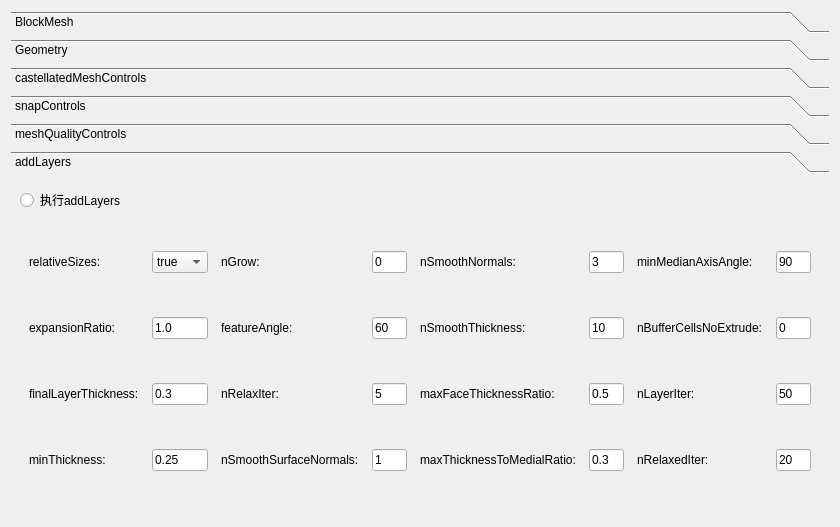
<?xml version="1.0" encoding="UTF-8"?>
<ui version="4.0">
 <class>Dialog</class>
 <widget class="QDialog" name="Dialog">
  <property name="geometry">
   <rect>
    <x>0</x>
    <y>0</y>
    <width>840</width>
    <height>527</height>
   </rect>
  </property>
  <property name="windowTitle">
   <string>Mesh_generation</string>
  </property>
  <layout class="QHBoxLayout" name="horizontalLayout">
   <item>
    <widget class="QToolBox" name="toolBox">
     <property name="currentIndex">
      <number>5</number>
     </property>
     <widget class="QWidget" name="page_2">
      <property name="geometry">
       <rect>
        <x>0</x>
        <y>0</y>
        <width>818</width>
        <height>325</height>
       </rect>
      </property>
      <attribute name="label">
       <string>BlockMesh</string>
      </attribute>
      <layout class="QVBoxLayout" name="verticalLayout_2">
       <item>
        <widget class="QToolBox" name="toolBox_2">
         <property name="currentIndex">
          <number>0</number>
         </property>
         <widget class="QWidget" name="page_5">
          <property name="geometry">
           <rect>
            <x>0</x>
            <y>0</y>
            <width>796</width>
            <height>243</height>
           </rect>
          </property>
          <attribute name="label">
           <string>顶点坐标</string>
          </attribute>
          <layout class="QVBoxLayout" name="verticalLayout_3">
           <item>
            <layout class="QGridLayout" name="gridLayout">
             <property name="verticalSpacing">
              <number>30</number>
             </property>
             <item row="3" column="1">
              <widget class="QLineEdit" name="lineEdit_5">
               <property name="text">
                <string>( 581321  4.78624e+06   930)</string>
               </property>
              </widget>
             </item>
             <item row="0" column="1">
              <widget class="QLineEdit" name="lineEdit">
               <property name="text">
                <string>( 581321  4.78537e+06   930)</string>
               </property>
              </widget>
             </item>
             <item row="3" column="3">
              <widget class="QLineEdit" name="lineEdit_6">
               <property name="text">
                <string>( 581321  4.78624e+06   1500)</string>
               </property>
              </widget>
             </item>
             <item row="0" column="0">
              <widget class="QLabel" name="label">
               <property name="text">
                <string>顶点1：</string>
               </property>
              </widget>
             </item>
             <item row="1" column="0">
              <widget class="QLabel" name="label_2">
               <property name="text">
                <string>顶点2：</string>
               </property>
              </widget>
             </item>
             <item row="2" column="0">
              <widget class="QLabel" name="label_3">
               <property name="text">
                <string>顶点3：</string>
               </property>
              </widget>
             </item>
             <item row="3" column="0">
              <widget class="QLabel" name="label_4">
               <property name="text">
                <string>顶点4：</string>
               </property>
              </widget>
             </item>
             <item row="1" column="1">
              <widget class="QLineEdit" name="lineEdit_2">
               <property name="text">
                <string>( 582290  4.78537e+06   930)</string>
               </property>
              </widget>
             </item>
             <item row="2" column="1">
              <widget class="QLineEdit" name="lineEdit_3">
               <property name="text">
                <string>( 582290  4.78624e+06   930)</string>
               </property>
              </widget>
             </item>
             <item row="0" column="2">
              <widget class="QLabel" name="label_5">
               <property name="text">
                <string>顶点5：</string>
               </property>
              </widget>
             </item>
             <item row="1" column="2">
              <widget class="QLabel" name="label_6">
               <property name="text">
                <string>顶点6：</string>
               </property>
              </widget>
             </item>
             <item row="2" column="2">
              <widget class="QLabel" name="label_7">
               <property name="text">
                <string>顶点7：</string>
               </property>
              </widget>
             </item>
             <item row="3" column="2">
              <widget class="QLabel" name="label_8">
               <property name="text">
                <string>顶点8：</string>
               </property>
              </widget>
             </item>
             <item row="0" column="3">
              <widget class="QLineEdit" name="lineEdit_4">
               <property name="text">
                <string>( 581321  4.78537e+06   1500)</string>
               </property>
              </widget>
             </item>
             <item row="1" column="3">
              <widget class="QLineEdit" name="lineEdit_7">
               <property name="text">
                <string>( 582290  4.78537e+06   1500)</string>
               </property>
              </widget>
             </item>
             <item row="2" column="3">
              <widget class="QLineEdit" name="lineEdit_8">
               <property name="text">
                <string>( 582290  4.78624e+06   1500)</string>
               </property>
              </widget>
             </item>
            </layout>
           </item>
          </layout>
         </widget>
         <widget class="QWidget" name="widget">
          <property name="geometry">
           <rect>
            <x>0</x>
            <y>0</y>
            <width>796</width>
            <height>243</height>
           </rect>
          </property>
          <attribute name="label">
           <string>网格数</string>
          </attribute>
          <layout class="QHBoxLayout" name="horizontalLayout_5">
           <property name="spacing">
            <number>50</number>
           </property>
           <property name="leftMargin">
            <number>50</number>
           </property>
           <property name="rightMargin">
            <number>50</number>
           </property>
           <item alignment="Qt::AlignTop">
            <widget class="QLabel" name="label_9">
             <property name="text">
              <string>x方向：</string>
             </property>
            </widget>
           </item>
           <item>
            <widget class="QLineEdit" name="lineEdit_9">
             <property name="text">
              <string>30</string>
             </property>
            </widget>
           </item>
           <item>
            <widget class="QLabel" name="label_10">
             <property name="text">
              <string>y方向：</string>
             </property>
            </widget>
           </item>
           <item>
            <widget class="QLineEdit" name="lineEdit_10">
             <property name="text">
              <string>30</string>
             </property>
            </widget>
           </item>
           <item>
            <widget class="QLabel" name="label_11">
             <property name="text">
              <string>z方向：</string>
             </property>
            </widget>
           </item>
           <item>
            <widget class="QLineEdit" name="lineEdit_11">
             <property name="text">
              <string>20</string>
             </property>
            </widget>
           </item>
          </layout>
         </widget>
        </widget>
       </item>
      </layout>
     </widget>
     <widget class="QWidget" name="page">
      <property name="geometry">
       <rect>
        <x>0</x>
        <y>0</y>
        <width>818</width>
        <height>325</height>
       </rect>
      </property>
      <attribute name="label">
       <string>Geometry</string>
      </attribute>
      <layout class="QHBoxLayout" name="horizontalLayout_2">
       <item>
        <widget class="QGroupBox" name="groupBox">
         <property name="title">
          <string>导入模型文件</string>
         </property>
         <layout class="QHBoxLayout" name="horizontalLayout_3">
          <item>
           <widget class="QWidget" name="widget" native="true">
            <layout class="QHBoxLayout" name="horizontalLayout_4">
             <item>
              <widget class="QTableWidget" name="tableWidget">
               <property name="sizePolicy">
                <sizepolicy hsizetype="Expanding" vsizetype="Expanding">
                 <horstretch>6</horstretch>
                 <verstretch>0</verstretch>
                </sizepolicy>
               </property>
              </widget>
             </item>
             <item>
              <widget class="QWidget" name="widget_2" native="true">
               <property name="sizePolicy">
                <sizepolicy hsizetype="Preferred" vsizetype="Preferred">
                 <horstretch>1</horstretch>
                 <verstretch>0</verstretch>
                </sizepolicy>
               </property>
               <layout class="QVBoxLayout" name="verticalLayout">
                <item>
                 <widget class="QPushButton" name="pushButton">
                  <property name="text">
                   <string>导入</string>
                  </property>
                 </widget>
                </item>
                <item>
                 <widget class="QPushButton" name="pushButton_2">
                  <property name="text">
                   <string>删除</string>
                  </property>
                 </widget>
                </item>
                <item>
                 <widget class="QPushButton" name="pushButton_3">
                  <property name="text">
                   <string>清空</string>
                  </property>
                 </widget>
                </item>
               </layout>
              </widget>
             </item>
            </layout>
           </widget>
          </item>
         </layout>
        </widget>
       </item>
      </layout>
     </widget>
     <widget class="QWidget" name="page_4">
      <property name="geometry">
       <rect>
        <x>0</x>
        <y>0</y>
        <width>818</width>
        <height>325</height>
       </rect>
      </property>
      <attribute name="label">
       <string>castellatedMeshControls</string>
      </attribute>
      <layout class="QVBoxLayout" name="verticalLayout_4">
       <item>
        <widget class="QToolBox" name="toolBox_3">
         <property name="currentIndex">
          <number>1</number>
         </property>
         <widget class="QWidget" name="page_8">
          <property name="geometry">
           <rect>
            <x>0</x>
            <y>0</y>
            <width>566</width>
            <height>311</height>
           </rect>
          </property>
          <attribute name="label">
           <string>基础设置</string>
          </attribute>
          <layout class="QVBoxLayout" name="verticalLayout_6">
           <item>
            <layout class="QHBoxLayout" name="horizontalLayout_6">
             <property name="spacing">
              <number>30</number>
             </property>
             <item>
              <widget class="QLabel" name="label_18">
               <property name="text">
                <string>locationInMesh:</string>
               </property>
              </widget>
             </item>
             <item>
              <widget class="QLineEdit" name="lineEdit_18">
               <property name="text">
                <string>(581770 4.78580e+06 1050)</string>
               </property>
              </widget>
             </item>
             <item>
              <widget class="QLabel" name="label_19">
               <property name="text">
                <string>allowFreeStandingZoneFaces:</string>
               </property>
              </widget>
             </item>
             <item>
              <widget class="QComboBox" name="comboBox">
               <item>
                <property name="text">
                 <string>true</string>
                </property>
               </item>
               <item>
                <property name="text">
                 <string>false</string>
                </property>
               </item>
              </widget>
             </item>
            </layout>
           </item>
           <item>
            <widget class="QGroupBox" name="groupBox_2">
             <property name="title">
              <string>refinementSurfaces</string>
             </property>
             <layout class="QHBoxLayout" name="horizontalLayout_9">
              <item>
               <widget class="QTableWidget" name="tableWidget_2"/>
              </item>
             </layout>
            </widget>
           </item>
           <item>
            <widget class="QGroupBox" name="groupBox_3">
             <property name="title">
              <string>refinementRegions</string>
             </property>
             <layout class="QVBoxLayout" name="verticalLayout_10">
              <item>
               <widget class="QTableWidget" name="tableWidget_3"/>
              </item>
             </layout>
            </widget>
           </item>
          </layout>
         </widget>
         <widget class="QWidget" name="page_6">
          <property name="geometry">
           <rect>
            <x>0</x>
            <y>0</y>
            <width>796</width>
            <height>243</height>
           </rect>
          </property>
          <attribute name="label">
           <string>高级设置</string>
          </attribute>
          <layout class="QVBoxLayout" name="verticalLayout_5">
           <item>
            <layout class="QGridLayout" name="gridLayout_2">
             <property name="verticalSpacing">
              <number>30</number>
             </property>
             <item row="0" column="5">
              <widget class="QLineEdit" name="lineEdit_14">
               <property name="text">
                <string>0</string>
               </property>
              </widget>
             </item>
             <item row="0" column="0">
              <widget class="QLabel" name="label_12">
               <property name="text">
                <string>maxLocalCells：</string>
               </property>
              </widget>
             </item>
             <item row="0" column="3">
              <widget class="QLineEdit" name="lineEdit_13">
               <property name="text">
                <string>2000000</string>
               </property>
              </widget>
             </item>
             <item row="0" column="2">
              <widget class="QLabel" name="label_13">
               <property name="text">
                <string>maxGlobalCells:</string>
               </property>
              </widget>
             </item>
             <item row="0" column="1">
              <widget class="QLineEdit" name="lineEdit_12">
               <property name="text">
                <string>100000</string>
               </property>
              </widget>
             </item>
             <item row="0" column="4">
              <widget class="QLabel" name="label_14">
               <property name="text">
                <string>minRefinementCells:</string>
               </property>
              </widget>
             </item>
             <item row="1" column="0">
              <widget class="QLabel" name="label_15">
               <property name="text">
                <string>maxLoadUnbalance:</string>
               </property>
              </widget>
             </item>
             <item row="1" column="1">
              <widget class="QLineEdit" name="lineEdit_15">
               <property name="text">
                <string>0.10</string>
               </property>
              </widget>
             </item>
             <item row="1" column="2">
              <widget class="QLabel" name="label_16">
               <property name="text">
                <string>nCellsBetweenLevels:</string>
               </property>
              </widget>
             </item>
             <item row="1" column="3">
              <widget class="QLineEdit" name="lineEdit_16">
               <property name="text">
                <string>1</string>
               </property>
              </widget>
             </item>
             <item row="1" column="4">
              <widget class="QLabel" name="label_17">
               <property name="text">
                <string>resolveFeatureAngle:</string>
               </property>
              </widget>
             </item>
             <item row="1" column="5">
              <widget class="QLineEdit" name="lineEdit_17">
               <property name="text">
                <string>30</string>
               </property>
              </widget>
             </item>
            </layout>
           </item>
          </layout>
         </widget>
        </widget>
       </item>
      </layout>
     </widget>
     <widget class="QWidget" name="page_3">
      <property name="geometry">
       <rect>
        <x>0</x>
        <y>0</y>
        <width>818</width>
        <height>325</height>
       </rect>
      </property>
      <attribute name="label">
       <string>snapControls</string>
      </attribute>
      <layout class="QVBoxLayout" name="verticalLayout_7">
       <item>
        <layout class="QHBoxLayout" name="horizontalLayout_7" stretch="0,0,0,0,0,0,0,0">
         <property name="bottomMargin">
          <number>250</number>
         </property>
         <item>
          <widget class="QLabel" name="label_20">
           <property name="text">
            <string>nSmoothPatch:</string>
           </property>
          </widget>
         </item>
         <item>
          <widget class="QLineEdit" name="lineEdit_19">
           <property name="text">
            <string>3</string>
           </property>
          </widget>
         </item>
         <item>
          <widget class="QLabel" name="label_21">
           <property name="text">
            <string>tolerance:</string>
           </property>
          </widget>
         </item>
         <item>
          <widget class="QLineEdit" name="lineEdit_20">
           <property name="text">
            <string> 4.0</string>
           </property>
          </widget>
         </item>
         <item>
          <widget class="QLabel" name="label_22">
           <property name="text">
            <string>nSolveIter:</string>
           </property>
          </widget>
         </item>
         <item>
          <widget class="QLineEdit" name="lineEdit_21">
           <property name="text">
            <string>30</string>
           </property>
          </widget>
         </item>
         <item>
          <widget class="QLabel" name="label_23">
           <property name="text">
            <string>nRelaxIter:</string>
           </property>
          </widget>
         </item>
         <item>
          <widget class="QLineEdit" name="lineEdit_22">
           <property name="text">
            <string>5</string>
           </property>
          </widget>
         </item>
        </layout>
       </item>
      </layout>
     </widget>
     <widget class="QWidget" name="page_9">
      <property name="geometry">
       <rect>
        <x>0</x>
        <y>0</y>
        <width>818</width>
        <height>325</height>
       </rect>
      </property>
      <attribute name="label">
       <string>meshQualityControls</string>
      </attribute>
      <layout class="QVBoxLayout" name="verticalLayout_8">
       <item>
        <layout class="QGridLayout" name="gridLayout_3">
         <property name="verticalSpacing">
          <number>30</number>
         </property>
         <item row="2" column="2">
          <widget class="QLabel" name="label_31">
           <property name="text">
            <string>minTwist：</string>
           </property>
          </widget>
         </item>
         <item row="2" column="0">
          <widget class="QLabel" name="label_30">
           <property name="text">
            <string>maxInternalSkewness:</string>
           </property>
          </widget>
         </item>
         <item row="1" column="0">
          <widget class="QLabel" name="label_27">
           <property name="text">
            <string>maxBoundarySkewness:</string>
           </property>
          </widget>
         </item>
         <item row="2" column="4">
          <widget class="QLabel" name="label_32">
           <property name="text">
            <string>nSmoothScale：</string>
           </property>
          </widget>
         </item>
         <item row="1" column="2">
          <widget class="QLabel" name="label_28">
           <property name="text">
            <string>minArea：</string>
           </property>
          </widget>
         </item>
         <item row="1" column="4">
          <widget class="QLabel" name="label_29">
           <property name="text">
            <string>minTriangleTwist：</string>
           </property>
          </widget>
         </item>
         <item row="0" column="2">
          <widget class="QLabel" name="label_25">
           <property name="text">
            <string>minTetQuality：</string>
           </property>
          </widget>
         </item>
         <item row="0" column="4">
          <widget class="QLabel" name="label_26">
           <property name="text">
            <string>minVolRatio：</string>
           </property>
          </widget>
         </item>
         <item row="3" column="0">
          <widget class="QLabel" name="label_33">
           <property name="text">
            <string>maxConcave:</string>
           </property>
          </widget>
         </item>
         <item row="0" column="1">
          <widget class="QLineEdit" name="lineEdit_23">
           <property name="text">
            <string>65</string>
           </property>
          </widget>
         </item>
         <item row="2" column="5">
          <widget class="QLineEdit" name="lineEdit_31">
           <property name="text">
            <string>4</string>
           </property>
          </widget>
         </item>
         <item row="1" column="1">
          <widget class="QLineEdit" name="lineEdit_26">
           <property name="text">
            <string>20</string>
           </property>
          </widget>
         </item>
         <item row="1" column="3">
          <widget class="QLineEdit" name="lineEdit_27">
           <property name="text">
            <string>-1</string>
           </property>
          </widget>
         </item>
         <item row="0" column="3">
          <widget class="QLineEdit" name="lineEdit_24">
           <property name="text">
            <string>1e-30</string>
           </property>
          </widget>
         </item>
         <item row="1" column="5">
          <widget class="QLineEdit" name="lineEdit_28">
           <property name="text">
            <string>-1</string>
           </property>
          </widget>
         </item>
         <item row="0" column="5">
          <widget class="QLineEdit" name="lineEdit_25">
           <property name="text">
            <string>0.01</string>
           </property>
          </widget>
         </item>
         <item row="2" column="1">
          <widget class="QLineEdit" name="lineEdit_29">
           <property name="text">
            <string>4</string>
           </property>
          </widget>
         </item>
         <item row="2" column="3">
          <widget class="QLineEdit" name="lineEdit_30">
           <property name="text">
            <string>0.05</string>
           </property>
          </widget>
         </item>
         <item row="0" column="0">
          <widget class="QLabel" name="label_24">
           <property name="text">
            <string>maxNonOrtho:</string>
           </property>
          </widget>
         </item>
         <item row="4" column="0">
          <widget class="QLabel" name="label_34">
           <property name="text">
            <string>minVol：</string>
           </property>
          </widget>
         </item>
         <item row="3" column="1">
          <widget class="QLineEdit" name="lineEdit_32">
           <property name="text">
            <string>80</string>
           </property>
          </widget>
         </item>
         <item row="4" column="1">
          <widget class="QLineEdit" name="lineEdit_33">
           <property name="text">
            <string>1e-13</string>
           </property>
          </widget>
         </item>
         <item row="3" column="2">
          <widget class="QLabel" name="label_35">
           <property name="text">
            <string>minDeterminant：</string>
           </property>
          </widget>
         </item>
         <item row="4" column="2">
          <widget class="QLabel" name="label_36">
           <property name="text">
            <string>minFaceWeight：</string>
           </property>
          </widget>
         </item>
         <item row="3" column="3">
          <widget class="QLineEdit" name="lineEdit_34">
           <property name="text">
            <string>0.001</string>
           </property>
          </widget>
         </item>
         <item row="4" column="3">
          <widget class="QLineEdit" name="lineEdit_35">
           <property name="text">
            <string>0.05</string>
           </property>
          </widget>
         </item>
         <item row="3" column="4">
          <widget class="QLabel" name="label_37">
           <property name="text">
            <string>errorReduction：</string>
           </property>
          </widget>
         </item>
         <item row="4" column="4">
          <widget class="QLabel" name="label_38">
           <property name="text">
            <string>maxNonOrtho：</string>
           </property>
          </widget>
         </item>
         <item row="3" column="5">
          <widget class="QLineEdit" name="lineEdit_36">
           <property name="text">
            <string> 0.75</string>
           </property>
          </widget>
         </item>
         <item row="4" column="5">
          <widget class="QLineEdit" name="lineEdit_37">
           <property name="text">
            <string>75</string>
           </property>
          </widget>
         </item>
        </layout>
       </item>
      </layout>
     </widget>
     <widget class="QWidget" name="page_10">
      <property name="geometry">
       <rect>
        <x>0</x>
        <y>0</y>
        <width>1065</width>
        <height>304</height>
       </rect>
      </property>
      <attribute name="label">
       <string>addLayers</string>
      </attribute>
      <layout class="QVBoxLayout" name="verticalLayout_9">
       <item>
        <widget class="QRadioButton" name="radioButton">
         <property name="sizePolicy">
          <sizepolicy hsizetype="Minimum" vsizetype="Maximum">
           <horstretch>0</horstretch>
           <verstretch>0</verstretch>
          </sizepolicy>
         </property>
         <property name="text">
          <string>执行addLayers</string>
         </property>
        </widget>
       </item>
       <item>
        <widget class="QWidget" name="widget_3" native="true">
         <layout class="QHBoxLayout" name="horizontalLayout_8">
          <item>
           <layout class="QGridLayout" name="gridLayout_4">
            <property name="horizontalSpacing">
             <number>13</number>
            </property>
            <property name="verticalSpacing">
             <number>20</number>
            </property>
            <item row="1" column="0">
             <widget class="QLabel" name="label_43">
              <property name="text">
               <string>expansionRatio:</string>
              </property>
             </widget>
            </item>
            <item row="1" column="7">
             <widget class="QLineEdit" name="lineEdit_45">
              <property name="text">
               <string>0</string>
              </property>
             </widget>
            </item>
            <item row="0" column="2">
             <widget class="QLabel" name="label_40">
              <property name="text">
               <string>nGrow:</string>
              </property>
             </widget>
            </item>
            <item row="1" column="4">
             <widget class="QLabel" name="label_45">
              <property name="text">
               <string>nSmoothThickness:</string>
              </property>
             </widget>
            </item>
            <item row="0" column="0">
             <widget class="QLabel" name="label_39">
              <property name="text">
               <string>relativeSizes:</string>
              </property>
             </widget>
            </item>
            <item row="0" column="6">
             <widget class="QLabel" name="label_42">
              <property name="text">
               <string>minMedianAxisAngle:</string>
              </property>
             </widget>
            </item>
            <item row="2" column="0">
             <widget class="QLabel" name="label_47">
              <property name="text">
               <string>finalLayerThickness:</string>
              </property>
             </widget>
            </item>
            <item row="1" column="3">
             <widget class="QLineEdit" name="lineEdit_43">
              <property name="text">
               <string>60</string>
              </property>
             </widget>
            </item>
            <item row="1" column="6">
             <widget class="QLabel" name="label_46">
              <property name="text">
               <string>nBufferCellsNoExtrude:</string>
              </property>
             </widget>
            </item>
            <item row="0" column="3">
             <widget class="QLineEdit" name="lineEdit_39">
              <property name="text">
               <string>0</string>
              </property>
             </widget>
            </item>
            <item row="0" column="5">
             <widget class="QLineEdit" name="lineEdit_40">
              <property name="text">
               <string>3</string>
              </property>
             </widget>
            </item>
            <item row="0" column="4">
             <widget class="QLabel" name="label_41">
              <property name="text">
               <string>nSmoothNormals:</string>
              </property>
             </widget>
            </item>
            <item row="2" column="2">
             <widget class="QLabel" name="label_48">
              <property name="text">
               <string>nRelaxIter:</string>
              </property>
             </widget>
            </item>
            <item row="1" column="2">
             <widget class="QLabel" name="label_44">
              <property name="text">
               <string>featureAngle:</string>
              </property>
             </widget>
            </item>
            <item row="1" column="5">
             <widget class="QLineEdit" name="lineEdit_44">
              <property name="text">
               <string>10</string>
              </property>
             </widget>
            </item>
            <item row="1" column="1">
             <widget class="QLineEdit" name="lineEdit_42">
              <property name="text">
               <string>1.0</string>
              </property>
             </widget>
            </item>
            <item row="2" column="1">
             <widget class="QLineEdit" name="lineEdit_46">
              <property name="text">
               <string>0.3</string>
              </property>
             </widget>
            </item>
            <item row="0" column="7">
             <widget class="QLineEdit" name="lineEdit_41">
              <property name="text">
               <string>90</string>
              </property>
             </widget>
            </item>
            <item row="3" column="0">
             <widget class="QLabel" name="label_49">
              <property name="text">
               <string>minThickness:</string>
              </property>
             </widget>
            </item>
            <item row="3" column="1">
             <widget class="QLineEdit" name="lineEdit_47">
              <property name="text">
               <string>0.25</string>
              </property>
             </widget>
            </item>
            <item row="3" column="2">
             <widget class="QLabel" name="label_50">
              <property name="text">
               <string>nSmoothSurfaceNormals:</string>
              </property>
             </widget>
            </item>
            <item row="2" column="3">
             <widget class="QLineEdit" name="lineEdit_48">
              <property name="text">
               <string>5</string>
              </property>
             </widget>
            </item>
            <item row="3" column="3">
             <widget class="QLineEdit" name="lineEdit_49">
              <property name="text">
               <string>1</string>
              </property>
             </widget>
            </item>
            <item row="2" column="4">
             <widget class="QLabel" name="label_51">
              <property name="text">
               <string>maxFaceThicknessRatio:</string>
              </property>
             </widget>
            </item>
            <item row="2" column="5">
             <widget class="QLineEdit" name="lineEdit_50">
              <property name="text">
               <string>0.5</string>
              </property>
             </widget>
            </item>
            <item row="3" column="4">
             <widget class="QLabel" name="label_52">
              <property name="text">
               <string>maxThicknessToMedialRatio:</string>
              </property>
             </widget>
            </item>
            <item row="3" column="5">
             <widget class="QLineEdit" name="lineEdit_51">
              <property name="text">
               <string>0.3</string>
              </property>
             </widget>
            </item>
            <item row="2" column="6">
             <widget class="QLabel" name="label_53">
              <property name="text">
               <string>nLayerIter:</string>
              </property>
             </widget>
            </item>
            <item row="3" column="6">
             <widget class="QLabel" name="label_54">
              <property name="text">
               <string>nRelaxedIter:</string>
              </property>
             </widget>
            </item>
            <item row="2" column="7">
             <widget class="QLineEdit" name="lineEdit_52">
              <property name="text">
               <string>50</string>
              </property>
             </widget>
            </item>
            <item row="3" column="7">
             <widget class="QLineEdit" name="lineEdit_53">
              <property name="text">
               <string>20</string>
              </property>
             </widget>
            </item>
            <item row="0" column="1">
             <widget class="QComboBox" name="comboBox_2">
              <item>
               <property name="text">
                <string>true</string>
               </property>
              </item>
              <item>
               <property name="text">
                <string>false</string>
               </property>
              </item>
             </widget>
            </item>
           </layout>
          </item>
         </layout>
        </widget>
       </item>
      </layout>
     </widget>
    </widget>
   </item>
  </layout>
 </widget>
 <resources/>
 <connections/>
</ui>
